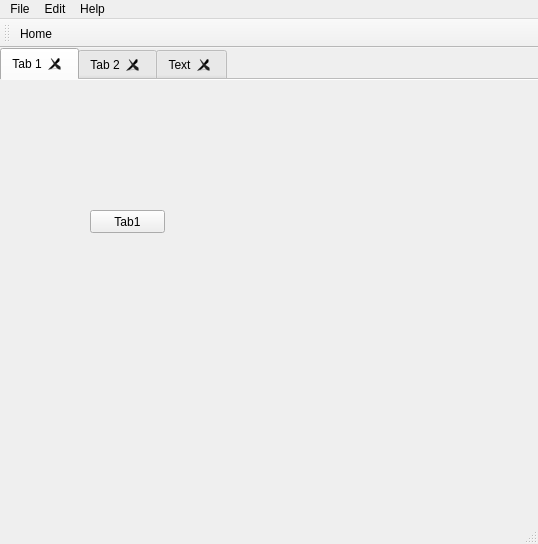
<?xml version="1.0" encoding="UTF-8"?>
<ui version="4.0">
 <class>MainWindow</class>
 <widget class="QMainWindow" name="MainWindow">
  <property name="enabled">
   <bool>true</bool>
  </property>
  <property name="geometry">
   <rect>
    <x>0</x>
    <y>0</y>
    <width>538</width>
    <height>544</height>
   </rect>
  </property>
  <property name="windowTitle">
   <string>MainWindow</string>
  </property>
  <property name="toolButtonStyle">
   <enum>Qt::ToolButtonTextUnderIcon</enum>
  </property>
  <property name="documentMode">
   <bool>false</bool>
  </property>
  <property name="tabShape">
   <enum>QTabWidget::Rounded</enum>
  </property>
  <widget class="QWidget" name="centralwidget">
   <widget class="QTabWidget" name="tabWidget">
    <property name="geometry">
     <rect>
      <x>0</x>
      <y>0</y>
      <width>540</width>
      <height>480</height>
     </rect>
    </property>
    <property name="tabPosition">
     <enum>QTabWidget::North</enum>
    </property>
    <property name="tabShape">
     <enum>QTabWidget::Rounded</enum>
    </property>
    <property name="currentIndex">
     <number>0</number>
    </property>
    <property name="documentMode">
     <bool>true</bool>
    </property>
    <property name="tabsClosable">
     <bool>true</bool>
    </property>
    <property name="movable">
     <bool>true</bool>
    </property>
    <widget class="QWidget" name="tab">
     <attribute name="title">
      <string>Tab 1</string>
     </attribute>
     <widget class="QPushButton" name="pushButton">
      <property name="geometry">
       <rect>
        <x>90</x>
        <y>130</y>
        <width>75</width>
        <height>23</height>
       </rect>
      </property>
      <property name="text">
       <string>Tab1</string>
      </property>
     </widget>
    </widget>
    <widget class="QWidget" name="tab_2">
     <attribute name="title">
      <string>Tab 2</string>
     </attribute>
     <widget class="QPushButton" name="pushButton_2">
      <property name="geometry">
       <rect>
        <x>160</x>
        <y>140</y>
        <width>75</width>
        <height>23</height>
       </rect>
      </property>
      <property name="text">
       <string>Tab2</string>
      </property>
     </widget>
    </widget>
    <widget class="QWidget" name="tab_3">
     <attribute name="title">
      <string>Text</string>
     </attribute>
    </widget>
   </widget>
  </widget>
  <widget class="QMenuBar" name="menubar">
   <property name="geometry">
    <rect>
     <x>0</x>
     <y>0</y>
     <width>538</width>
     <height>21</height>
    </rect>
   </property>
   <widget class="QMenu" name="menuFile">
    <property name="title">
     <string>File</string>
    </property>
    <addaction name="actionNew"/>
    <addaction name="actionOpen"/>
    <addaction name="actionSave"/>
    <addaction name="actionSave_As"/>
   </widget>
   <widget class="QMenu" name="menuEdit">
    <property name="title">
     <string>Edit</string>
    </property>
    <addaction name="actionCut"/>
    <addaction name="actionCopy"/>
    <addaction name="actionPaste"/>
    <addaction name="actionFind"/>
    <addaction name="actionReplace"/>
   </widget>
   <widget class="QMenu" name="menuHelp">
    <property name="title">
     <string>Help</string>
    </property>
    <addaction name="actionAbout"/>
   </widget>
   <addaction name="menuFile"/>
   <addaction name="menuEdit"/>
   <addaction name="menuHelp"/>
  </widget>
  <widget class="QStatusBar" name="statusbar"/>
  <widget class="QToolBar" name="toolBar">
   <property name="windowTitle">
    <string>toolBar</string>
   </property>
   <attribute name="toolBarArea">
    <enum>TopToolBarArea</enum>
   </attribute>
   <attribute name="toolBarBreak">
    <bool>false</bool>
   </attribute>
   <addaction name="actionHome"/>
  </widget>
  <action name="actionOpen">
   <property name="text">
    <string>Open</string>
   </property>
  </action>
  <action name="actionNew">
   <property name="text">
    <string>New</string>
   </property>
  </action>
  <action name="actionSave">
   <property name="text">
    <string>Save</string>
   </property>
  </action>
  <action name="actionSave_As">
   <property name="text">
    <string>Save As</string>
   </property>
  </action>
  <action name="actionCut">
   <property name="text">
    <string>Cut</string>
   </property>
  </action>
  <action name="actionCopy">
   <property name="text">
    <string>Copy</string>
   </property>
  </action>
  <action name="actionAbout">
   <property name="text">
    <string>About</string>
   </property>
  </action>
  <action name="actionPaste">
   <property name="text">
    <string>Paste</string>
   </property>
  </action>
  <action name="actionFind">
   <property name="text">
    <string>Find</string>
   </property>
  </action>
  <action name="actionReplace">
   <property name="text">
    <string>Replace</string>
   </property>
  </action>
  <action name="actionHome">
   <property name="enabled">
    <bool>true</bool>
   </property>
   <property name="icon">
    <iconset>
     <normaloff>C:/Users/ag_kr/Pictures/Backgrounds/archico32.png</normaloff>C:/Users/ag_kr/Pictures/Backgrounds/archico32.png</iconset>
   </property>
   <property name="text">
    <string>Home</string>
   </property>
  </action>
 </widget>
 <resources/>
 <connections/>
</ui>
